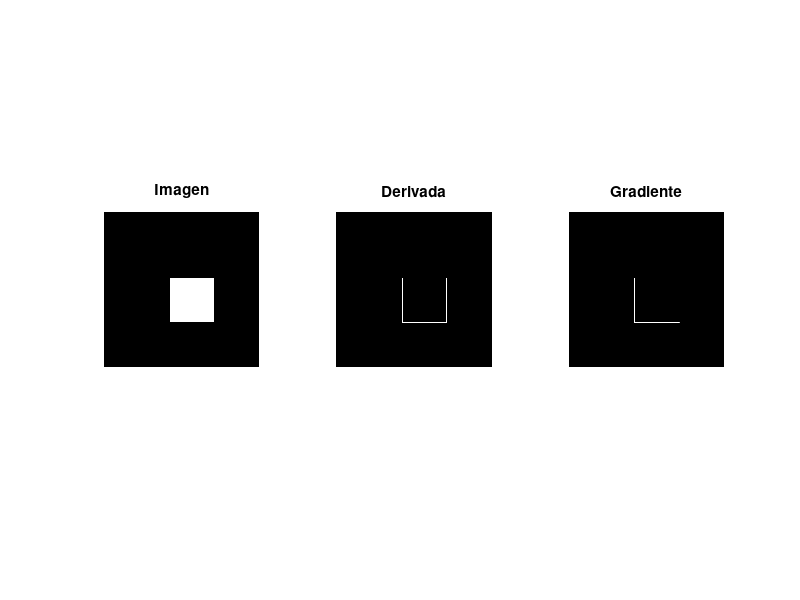

MATLAB code for this plot:
close all;
clear;
%CANNY
%DERIVAR X Y Y

%CALCULAR EL GRADIENTE 
%MAGNITUD y angulo

%poner filtro suavizador gaussiana antes de derivar
%pero es mejor asociar las convoluciones
% Im*G*D

%Prewitt
 Hx =[-1 0 1; -1 0 1; -1 0 1];
 Hy =[-1 -1 -1; 0 0 0; 1 1 1];

%con gaussiana Sobel
% Hx = [-1 0 1; -2 0 2; -1 0 1]
% Hy = [-1 -2 -1; 0 0 0; 1 2 1]

im = zeros(350);
im(150:249,150:249)=255*ones(100);
% im = imread('/media/angel/Data/personal/fenix.jpg');
%im = imread('~/Dropbox/135ls.jpg');
%im = rgb2gray(im);
subplot(1,3,1)
imshow(im);
title("Imagen");

cx = conv2(im,Hx,'same');
cy = conv2(im,Hy, 'same');
magnitud = sqrt(cx.^2+cy.^2);
subplot(1,3,2);
imshow(magnitud);
title("Derivada");

gradiente=atan2(cy,cx);
subplot(1,3,3);
imshow(gradiente);
title("Gradiente");


%termina paso 1

%paso 2, maximos locales
